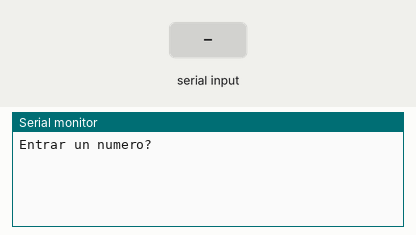
Bench run of a sketch on a simulated Arduino Uno, built with avr-gcc and run on an emulated ATmega328P. Parts: the last lines printed to the serial monitor. Inputs (shaded band) come from the test bench.

Above: at 1.2 s.
1.3 s: "90,45\n" received over Serial
At 2.0 s:
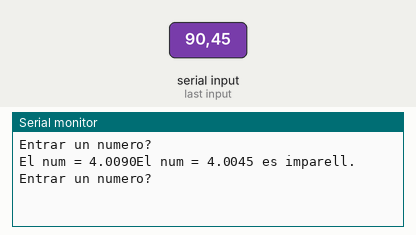
2.8 s: "30,150\n" received over Serial
At 4.0 s:
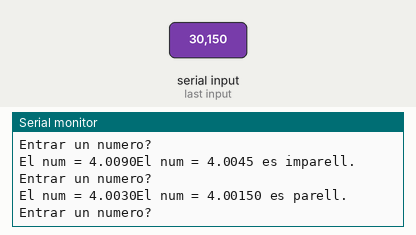
4.3 s: "0\n" received over Serial
At 4.7 s:
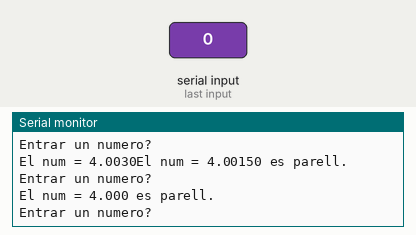
5.8 s: "5\n" received over Serial
At 7.1 s:
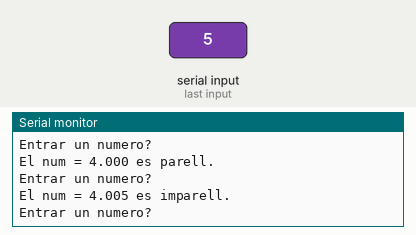

The sketch:

Exercici_1_Number_communication.ino
```cpp
/*********************************************************************
 **                                                                 **
 **                          TÏTOL: Number Communication            **
 **                                                                 **
 **                                                                 **
 **  Nom: Salva Ramírez                          Data: 23/04/2017   **
 ********************************************************************/
//************************ INCLUDE ***********************************


//*********************** VARIABLES **********************************

long num;

//************************* SETUP ************************************

void setup() {      // configura el final de sortida

  // initialize serial:
  Serial.begin(9600);
  Serial.println("Entrar un numero?");
}


//************************** LOOP ************************************

void loop() {                    // inicia el bucle del programa

while (Serial.available() > 0) {

    // look for the next valid integer in the incoming serial stream:
    num = Serial.parseInt();
    Serial.print("El num = 4.00");
    Serial.print(num);

    // look for the newline. That's the end of your sentence:
    if (Serial.read() == '\n') {

      if ( num % 2 == 0){
        Serial.println(" es parell.");
      }
      else{
        Serial.println(" es imparell.");
      }
      Serial.println("");
      Serial.println("Entrar un numero?");
    }
  }
}


//************************ FUNCIONS **********************************
```

Measured:
- after the input at 1.3 s, the serial monitor: prints a new line at once (image 1)
- after the input at 2.8 s, the serial monitor: prints a new line at once (image 2)
- after the input at 4.3 s, the serial monitor: prints a new line at once (image 3)
- after the input at 5.8 s, the serial monitor: prints a new line at once (image 4)
